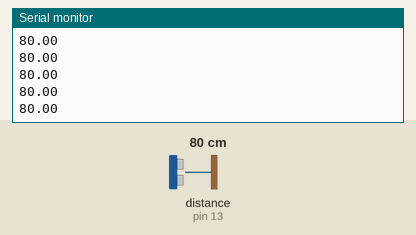
Simulated run of this sketch. Board: Arduino Uno, built with avr-gcc and run on an emulated ATmega328P. Shown: the last lines printed to the serial monitor. The test bench sets the inputs (shaded band); at power-on: distance to the obstacle (sensor on pin 13) 80 cm. The echo pulse lasts 58.3 µs per cm.

Above: at 1.2 s.
1.3 s: distance to the obstacle (sensor on pin 13) set to 2 cm
At 1.38 s:
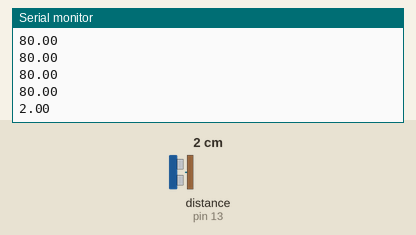
2.8 s: distance to the obstacle (sensor on pin 13) set to 4 cm
At 2.8 s:
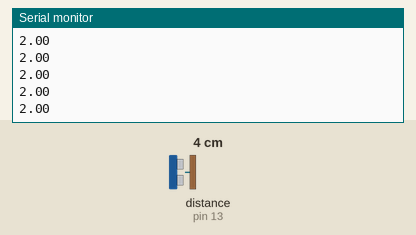
Timing chart, 0 to 5.8 s (numbered marks = the images above; inputs shaded):
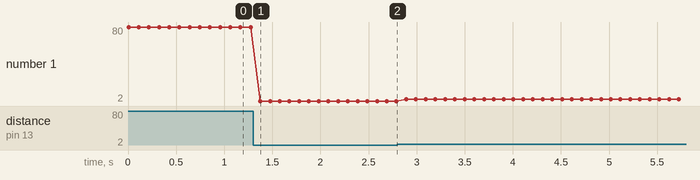

The sketch:

ultrasonic_example.ino
```cpp
#include "Ultrasonic.h"

// sensor connected to:
// Trig - 12, Echo - 13
Ultrasonic ultrasonic(12, 13);

void setup()
{
  Serial.begin(9600);                           // start the serial port
}

void loop()
{
  float dist_cm = ultrasonic.Ranging(CM);       // get distance
  Serial.println(dist_cm);                      // print the distance

  delay(100);                                   // arbitary wait time.
}
```

Measured:
- after the input at 1.3 s, the serial monitor: prints a new line after 0.08 s (image 1)
- plotted number 1: 80 → 2 after the input at 1.3 s, 2 → 4 after the input at 2.8 s
